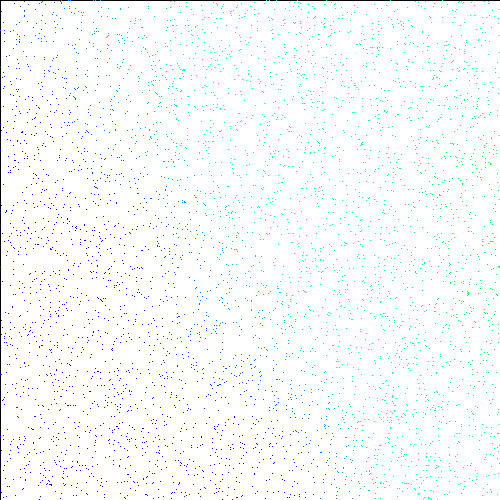
Frame 1 (no input)
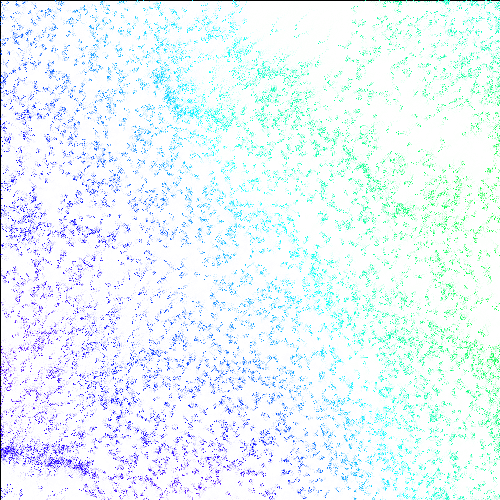
Frame 60 (the mouse pressed at the canvas centre just before this capture)
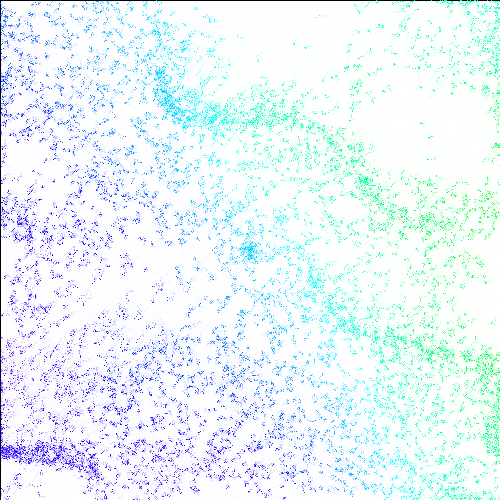
Frame 120 (the mouse held since frame 60 and released just before this capture)

The Processing sketch that drew these frames (run headless with seeded random() and noise(); from frame 60 on, the mouse is pressed at the canvas centre):

// Processing sketch: NoiseViz7
// ── NoiseViz7.pde
class Particle {
  PVector pos;
  Particle() {
    pos=new PVector(random(width), random(height));
    newPos=pos;
  }
  PVector newPos;
  void display() {
    newPos=pos;
    //set((int)pos.x, (int)pos.y, color(0));
    colorMode(HSB,100);
    set((int)pos.x,(int)pos.y,color(perlin(pos.x,pos.y)*100,100,100));
    colorMode(RGB,255);
    float here=perlin(pos.x, pos.y);
    float xmi=perlin(pos.x-1, pos.y);
    float xpl=perlin(pos.x+1, pos.y);
    float ymi=perlin(pos.x, pos.y-1);
    float ypl=perlin(pos.x, pos.y+1);
    if (xmi>here&&ymi>here)newPos.x-=1;
    if (xmi<here&&ymi>here)newPos.y-=1;
    if (xpl>here&&ypl<here)newPos.x+=1;
    if (xpl<here&&ypl<here)newPos.y+=1;
  }
  void collide(Particle other) {
    newPos.x+=random(-2, 2);
    newPos.y+=random(-2, 2);
    //other.newPos.x+=random(-5,5);
    //other.newPos.y+=random(-5,5);
  }
}
float perlin(float x, float y) {
  return noise(noiseZoom*x, noiseZoom*y, frameCount*noiseChange);
}
float noiseChange=0.0;
float noiseZoom=0.001;
ArrayList<Particle>particles;
void setup() {
  size(500, 500);
  //fullScreen();
  //noiseZoom=map(noiseZoom,0,500,0,width);
  //pixelDensity(2);
  //width*=2;
  //height*=2;
  particles=new ArrayList<Particle>();
  for (int i=0; i<5000; i++) {
    particles.add(new Particle());
  }
  background(255);
}
void draw() {
  if (mousePressed) {
    Particle p=new Particle();
    p.pos.x=mouseX;
    p.pos.y=mouseY;
    particles.add(p);
  }
  fill(255, 50);
  rect(0, 0, width, height);
  for (Particle p : particles) {
    p.display();
    for (Particle p1 : particles) {
      if (p.pos==p1.pos) {
        p.collide(p1);
      }
    }
  }
  for (Particle p : particles) {
    p.pos=p.newPos;
    if (p.pos.x<0)p.pos.x=width;
    if (p.pos.y<0)p.pos.y=height;
    if (p.pos.x>width)p.pos.x=0;
    if (p.pos.y>height)p.pos.y=0;
  }
}
